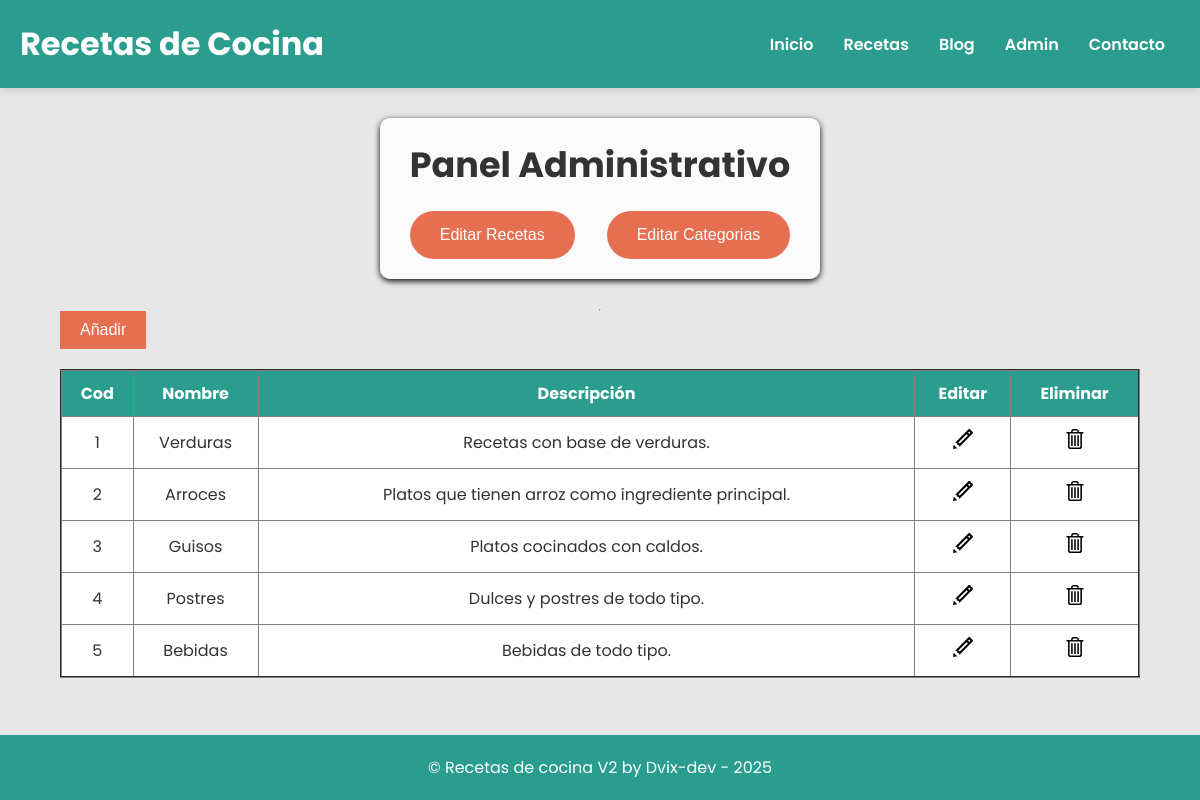
Page /admin/index.php?edit=categories on the committed database.
### tables this page shows
CREATE TABLE Categorias (
    Cod_categoria INT AUTO_INCREMENT PRIMARY KEY,
    nombre VARCHAR(50) UNIQUE,
    descripcion VARCHAR(255)
);

### php/globalFunc.php (called while the page is built, shortened)
<?php
function get_categories($db) {
    $query = "SELECT * FROM categorias";
    $stmt = $db->prepare($query);
    $stmt->execute();
    $categories = $stmt->fetchAll();
    return $categories;
}

### admin/index.php (the view, shortened to what this page needs)
<!DOCTYPE html>
<html lang="es">
<head>
    <link rel="stylesheet" href="./admin.css">
</head>
<?php
    include "../php/globalFunc.php";
    $bdd_cocina = bdd_connect();
    $recipes = get_recipes($bdd_cocina);
    $categorias = get_categories($bdd_cocina);
?>
<body>
    <header class="header">
        <div class="logo">
            <h1>Recetas de Cocina</h1>
        </div>
        <nav>
            <ul>
                <li><a href="../index.php">Inicio</a></li>
                <li><a href="../index.php">Recetas</a></li>
                <li><a href="#">Blog</a></li>
                <li><a href="#">Admin</a></li>
                <li><a href="#">Contacto</a></li>
            </ul>
        </nav>
    </header>
    <main>
        <div class="main-content">
            <section class="adm-main_menu">
                <h2>Panel Administrativo</h2>
                <div class="buttons-container">
                    <a href="./index.php?edit=recipes"><button class="btn">Editar Recetas</button></a>
                    <a href="./index.php?edit=categories"><button class="btn">Editar Categorias</button></a>
                </div>
            </section>
        </div>
        <?php
            if (isset($_GET['edit'])){
                print ("<hr class='separator'>");
                print ("<section class='crud'>");
                if ($_GET['edit'] == "recipes"){
                    print("<button onclick='openAddRecipeModal()' class='add'>Añadir</button>");
                    if (!empty($recipes)){
                        print ("<table border='2px'><thead><tr><th>ID</th><th>Nombre</th><th>Descripción</th><th>Ruta Imagen</th><th>Ruta PDF</th><th>Tiempo</th><th>Categorias</th><th>Editar</th><th>Eliminar</th></tr></thead>");
                        print ("<tbody>");
                        foreach ($recipes as $recipe){
                            $ID = $recipe['Cod_receta'];
                            $name = $recipe['nombre'];
                            $description = $recipe['descripcion'];
                            $img_path = $recipe['foto'];
                            $pdf_path = $recipe['documento_pdf'];
                            $time = $recipe['tiempo'];
                            $categories = "";
                            $categories = categorizar($ID);
                            print ('<tr><td>'. $ID .'</td><td>'. $name .'</td><td>'. $description .'</td><td>'. $img_path .'</td><td>'. $pdf_path .'</td><td>'. $time .'</td><td>'. $categories .'</td><td><button>'. edit_icon() .'</button></td><td><a href="php/deleteRecipe.php?id=' . $ID . '"><button>' . delete_icon() .'</button></td></td></tr>');
                        }
                        print ("</tbody></table>");
                    }
                } else if ($_GET['edit'] == "categories"){
                    print("<button onclick='openAddCategoryModal()' class='add'>Añadir</button>");
                    if (!empty($categorias)){
                        print ("<table border='2px'><thead><tr><th>Cod</th><th>Nombre</th><th>Descripción</th><th>Editar</th><th>Eliminar</th></tr></thead>");
                        print ("<tbody>");
                        foreach ($categorias as $categoria){
                            $cod = $categoria['Cod_categoria'];
                            $name = $categoria['nombre'];
                            $description = $categoria['descripcion'];
                            print ('<tr><td>'. $cod .'</td><td>'. $name .'</td><td>'. $description .'</td><td><a href="./php/editCategory?cat='. $cod .'"><button>'. edit_icon() .'</button></a></td><td><a href="php/deleteCategory.php?cod=' . $cod . '"><button>' . delete_icon() . '</button></a></td></tr>');
                        }
                        print ("</tbody></table>");
                    }
                }
                print ("</section>");
            }
        ?>
    </main>
    <footer class="footer">
        <p>&copy; Recetas de cocina V2 by Dvix-dev - 2025 </p>
    </footer>
</body>
</html>

### admin/admin.css (style rules this page uses)
* { margin: 0; padding: 0; }
body { font-family: 'Poppins', sans-serif; background-image: none; background-color: #e7e7e7; color: #333; display: flex; align-items: center; flex-direction: column; width: 100%; min-height: 100vh; }
main { width: 90%; min-height: 55vh; display: flex; align-items: center; flex-direction: column; justify-content: center; }
.header { background-color: #2a9d8f; width: 100%; color: white; padding: 20px 0; display: flex; justify-content: space-between; align-items: center; box-shadow: 0 4px 6px rgba(0, 0, 0, 0.1); }
.header .logo h1 { font-size: 2rem; margin-left: 20px; }
.header nav ul { list-style: none; display: flex; margin-right: 20px; }
.header nav ul li { margin: 0 15px; }
.header nav ul li a { color: white; text-decoration: none; font-weight: 600; font-size: 1rem; }
.footer { background-color: #2a9d8f; color: white; width: 100%; padding: 20px 0; text-align: center; margin-top: auto; }
.footer p { font-size: 1rem; }
.adm-main_menu { background-color: #ffffffd1; text-align: center; width: fit-content; padding: 20px 30px; margin-block: 30px; border-radius: 10px; box-shadow: 0px 2px 6px black; }
.adm-main_menu > h2 { font-size: 35px; }
.buttons-container { display: flex; justify-content: space-between; margin-top: 20px; }
.adm-main_menu button { background-color: #e76f51; color: white; padding: 15px 30px; border: none; border-radius: 30px; cursor: pointer; font-size: 16px; transition: background-color 0.3s; }
.crud { width: 100%; }
.add { background-color: #e76f51; color: white; padding: 10px 20px; border: none; cursor: pointer; font-size: 16px; transition: background-color 0.3s; }
.crud button:not(.add) { height: 100%; width: 100%; border: none; cursor: pointer; background-color: transparent; font-size: 16px; }
table { width: 100%; border-collapse: collapse; margin-block: 20px; }
table th { background-color: #2a9d8f; color: white; padding: 10px 5px; }
table td { background-color: white; padding: 10px 0; text-align: center; }

### rows in the picture
categorias: Cod_categoria "1", nombre "Verduras", descripcion "Recetas con base de verduras."
categorias: Cod_categoria "2", nombre "Arroces", descripcion "Platos que tienen arroz como ingrediente principal."
categorias: Cod_categoria "3", nombre "Guisos", descripcion "Platos cocinados con caldos."
categorias: Cod_categoria "4", nombre "Postres", descripcion "Dulces y postres de todo tipo."
categorias: Cod_categoria "5", nombre "Bebidas", descripcion "Bebidas de todo tipo."
